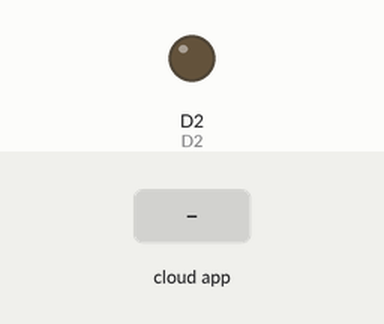
Bench run of a sketch on a simulated ESP8266 (NodeMCU). Parts: output pins drawn as LEDs (lit = HIGH). The inputs (shaded band) are chosen by the test bench. WiFi joins after 1.5 s; servers stay silent unless stated; the Firebase database answers and starts empty; what the sketch prints to the serial monitor is not drawn.

Above: at 2.7 s.
2.8 s: the phone or cloud app sets D2 to 1
At 3.4 s:
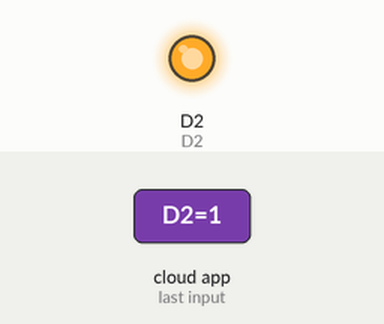
4.5 s: the phone or cloud app sets D2 to 0
At 5.4 s:
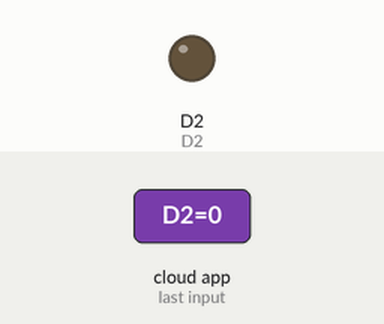
Timing chart, 0 to 7.5 s (numbered marks = the images above; inputs shaded):
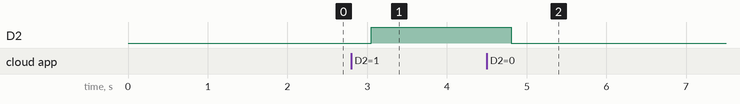

Measured:
- after the input at 2.8 s, D2: LOW → HIGH after 0.25 s
- after the input at 4.5 s, D2: HIGH → LOW after 0.30 s

The sketch:

Firebase_LED.ino
```cpp
// (licence header left out)
// FirebaseDemo_ESP8266 is a sample that demo the different functions
// of the FirebaseArduino API.

#include <ESP8266WiFi.h>
#include <FirebaseArduino.h>

// Set these to run example.
#define FIREBASE_HOST "arduinofirebase-6d104.firebaseio.com"
#define WIFI_SSID "robert_hsu"
#define WIFI_PASSWORD "1234567890"

#define D2 4

void setup() {
  Serial.begin(115200);
  //led pin
  pinMode(D2,OUTPUT);

  // connect to wifi.
  WiFi.begin(WIFI_SSID, WIFI_PASSWORD);
  Serial.print("connecting");
  while (WiFi.status() != WL_CONNECTED) {
    Serial.print(".");
    delay(500);
  }
  Serial.println();
  Serial.print("connected: ");
  Serial.println(WiFi.localIP());

  Firebase.begin(FIREBASE_HOST);
}


void loop() {
  // set value
  bool D2bool = Firebase.getBool("led/D2");
  if(Firebase.failed()){
    Serial.println("取得資料失敗");
    return;
  }
  int D2Value = D2bool?HIGH:LOW;
  Serial.println(D2Value);
  digitalWrite(D2,D2Value);
  delay(200);
}
```
